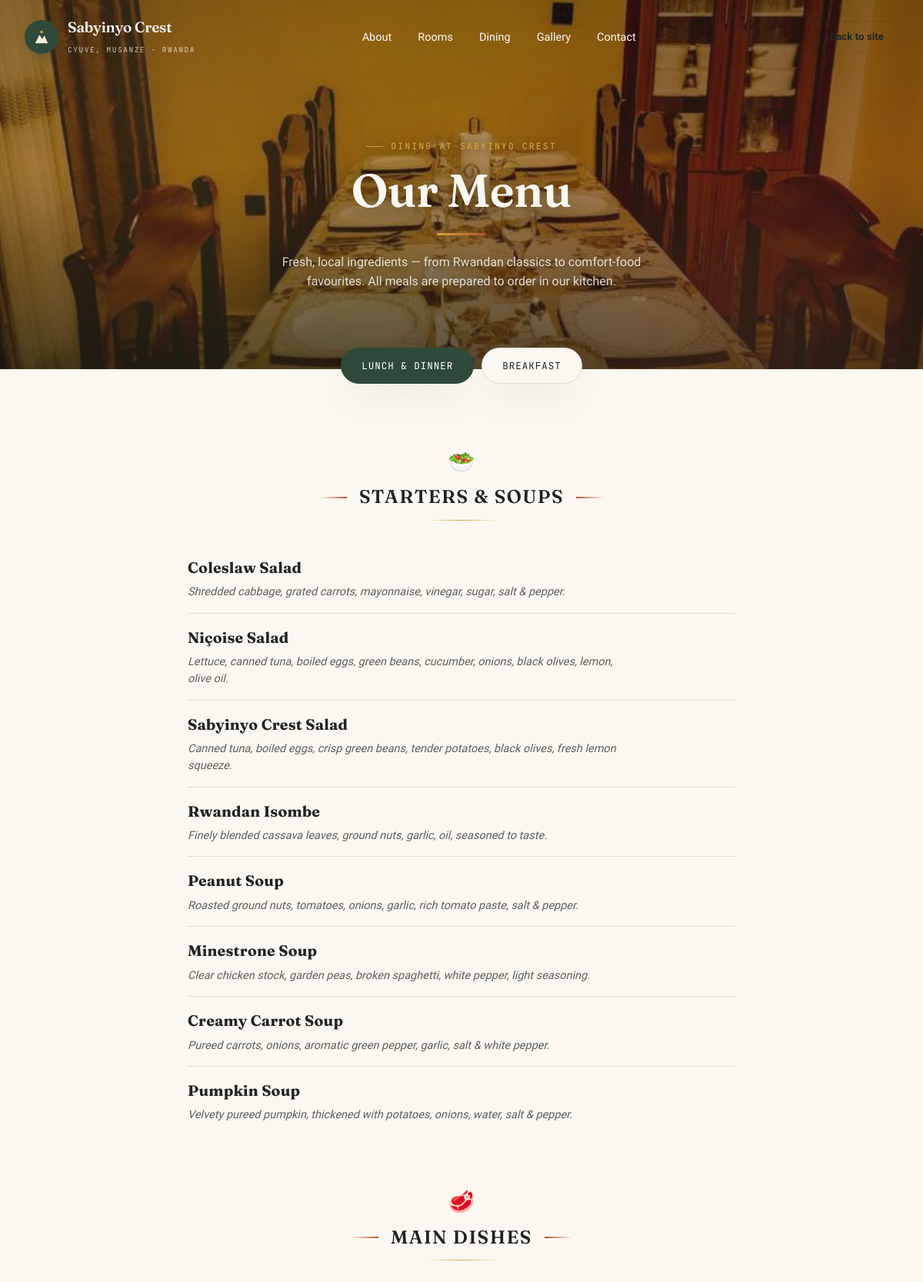
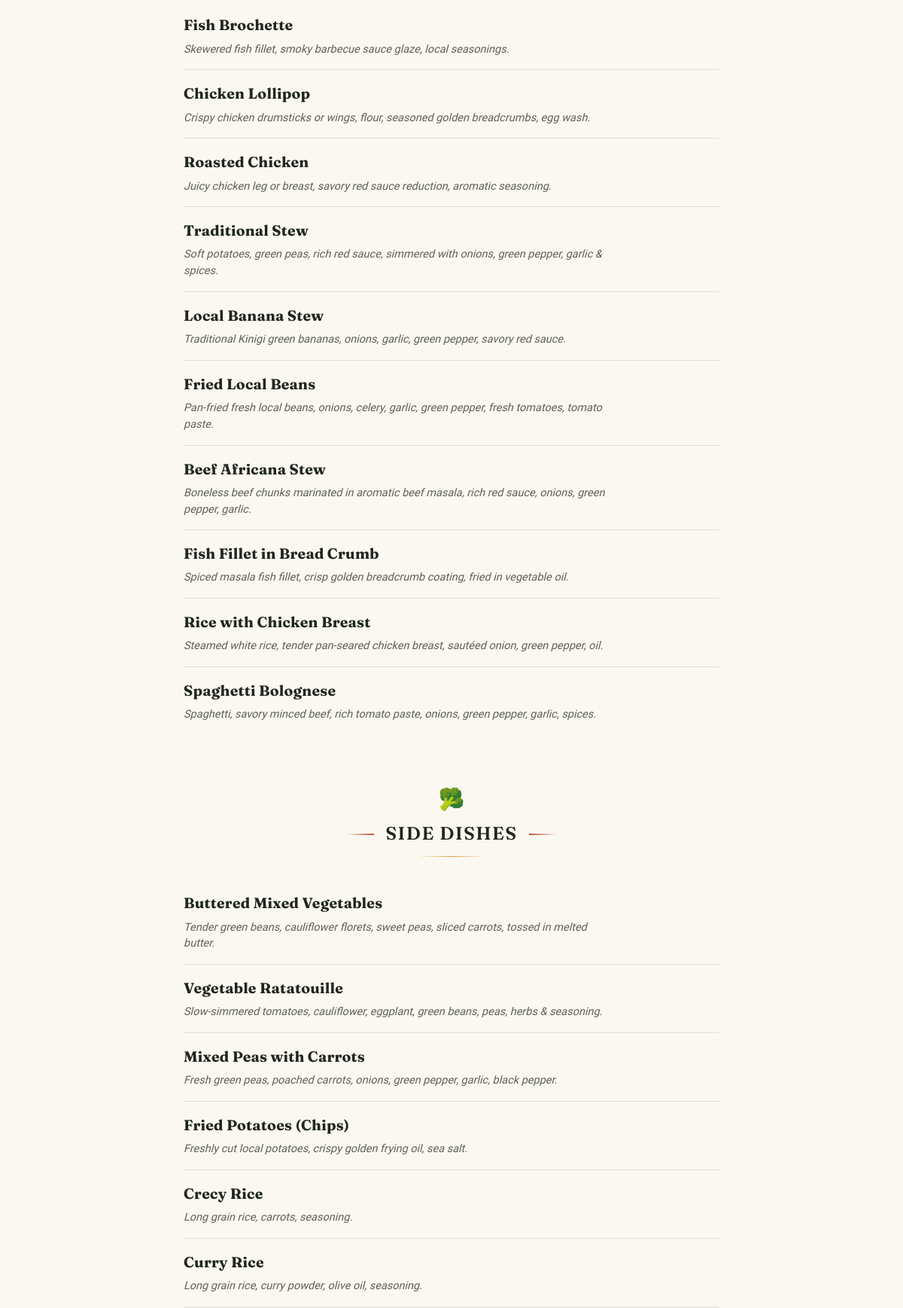
Page /menu.php (upper part) on the committed database (2 pictures, top to bottom).
### tables this page shows
CREATE TABLE `settings` (
  `id` int(11) NOT NULL DEFAULT 1,
  `brand_name` varchar(120) NOT NULL DEFAULT 'Sabyinyo Crest',
  `tagline` varchar(160) NOT NULL DEFAULT 'Cyuve, Musanze · Rwanda',
  `hero_title` varchar(255) NOT NULL DEFAULT 'Adventure begins just <em>outside your room</em>',
  `hero_subtitle` text DEFAULT NULL,
  `hero_image` varchar(255) DEFAULT 'assets/img/exterior_balcony_day.jpg',
  `welcome_body1` text DEFAULT NULL,
  `welcome_body2` text DEFAULT NULL,
  `testimonial_quote` varchar(500) DEFAULT NULL,
  `testimonial_image` varchar(255) DEFAULT 'assets/img/lounge_brickwall_tv.jpg',
  `footer_blurb` varchar(400) DEFAULT NULL,
  `reception_phone` varchar(40) DEFAULT '+250 791 330 698',
  `manager_phone` varchar(40) DEFAULT '+250 795 360 707',
  `whatsapp` varchar(20) DEFAULT '250791330698',
  `email` varchar(150) DEFAULT 'comforthotel10@gmail.com',
  `address` varchar(200) DEFAULT 'Cyuve, Musanze, Rwanda',
  `map_query` varchar(200) DEFAULT 'Sabyinyo Crest, Cyuve, Musanze, Rwanda',
  `facebook` varchar(255) DEFAULT '#',
  `twitter` varchar(255) DEFAULT '#',
  `instagram` varchar(255) DEFAULT '#',
  `reviews_count` int(11) DEFAULT 0,
  `reviews_url` varchar(255) DEFAULT '#',
  `video_enabled` tinyint(1) DEFAULT 0,
  `video_source` enum('upload','youtube') DEFAULT 'upload',
  `video_file` varchar(255) DEFAULT NULL,
  `video_youtube_id` varchar(50) DEFAULT NULL,
  `video_title` varchar(150) DEFAULT 'A Look Inside',
  `video_caption` varchar(300) DEFAULT 'Our guests, our team, and a taste of the Sabyinyo Crest experience.',
  `updated_at` datetime DEFAULT current_timestamp() ON UPDATE current_timestamp(),
  `dining_hero_image` varchar(255) DEFAULT 'assets/img/dining_formal_set.jpg'
);

CREATE TABLE `dining_slides` (
  `id` int(11) NOT NULL,
  `image` varchar(255) NOT NULL,
  `sort_order` int(11) DEFAULT 0
);

CREATE TABLE `menu_categories` (
  `id` int(11) NOT NULL,
  `menu_type` enum('breakfast','lunch_dinner') NOT NULL,
  `name` varchar(120) NOT NULL,
  `icon` varchar(10) DEFAULT '',
  `sort_order` int(11) DEFAULT 0
);

CREATE TABLE `menu_items` (
  `id` int(11) NOT NULL,
  `category_id` int(11) NOT NULL,
  `name` varchar(150) NOT NULL,
  `description` text DEFAULT NULL,
  `price` decimal(8,2) DEFAULT NULL,
  `sort_order` int(11) DEFAULT 0
);

### includes/db.php (called while the page is built, shortened)
<?php
function db(): PDO {
    static $pdo = null;
    if ($pdo === null) {
        $dsn = 'mysql:host=' . DB_HOST . ';dbname=' . DB_NAME . ';charset=' . DB_CHARSET;
        try {
            $pdo = new PDO($dsn, DB_USER, DB_PASS, [
                PDO::ATTR_ERRMODE            => PDO::ERRMODE_EXCEPTION,
                PDO::ATTR_DEFAULT_FETCH_MODE => PDO::FETCH_ASSOC,
                PDO::ATTR_EMULATE_PREPARES   => false,
            ]);
        } catch (PDOException $e) {
            http_response_code(500);
            die('Database connection failed. Please check config.php and make sure the database has been imported (see db.sql). Details: ' . htmlspecialchars($e->getMessage()));
        }
    }
    return $pdo;
}

### includes/functions.php (called while the page is built, shortened)
<?php
function e(?string $str): string {
    return htmlspecialchars($str ?? '', ENT_QUOTES, 'UTF-8');
}
function get_settings(): array {
    static $settings = null;
    if ($settings === null) {
        $stmt = db()->query('SELECT * FROM settings WHERE id = 1 LIMIT 1');
        $settings = $stmt->fetch() ?: [];
    }
    return $settings;
}
function get_menu(string $type): array {
    $stmt = db()->prepare('SELECT * FROM menu_categories WHERE menu_type = ? ORDER BY sort_order ASC, id ASC');
    $stmt->execute([$type]);
    $categories = $stmt->fetchAll();
    foreach ($categories as &$cat) {
        $istmt = db()->prepare('SELECT * FROM menu_items WHERE category_id = ? ORDER BY sort_order ASC, id ASC');
        $istmt->execute([$cat['id']]);
        $cat['items'] = $istmt->fetchAll();
    }
    return $categories;
}
function get_dining_slides(): array {
    return db()->query('SELECT * FROM dining_slides ORDER BY sort_order ASC, id ASC')->fetchAll();
}
function img_src(?string $path): string {
    return e($path);
}

### menu.php (the view, shortened to what this page needs)
<?php
$settings = get_settings();
$lunchDinner = get_menu('lunch_dinner');
$diningSlides = get_dining_slides();
function render_menu_categories(array $categories): void {
    foreach ($categories as $cat) {
        ?>
        <div class="menu-cat">
          <div class="menu-cat-head">
            <span class="icon"><?= e($cat['icon']) ?></span>
            <h2><?= e($cat['name']) ?></h2>
          </div>
          <div class="menu-cat-rule"></div>
          <?php foreach ($cat['items'] as $item): ?>
            <div class="menu-item">
              <div class="menu-item-top">
                <span class="menu-item-name"><?= e($item['name']) ?></span>
              </div>
              <?php if ($item['description']): ?><div class="menu-item-desc"><?= e($item['description']) ?></div><?php endif; ?>
            </div>
          <?php endforeach; ?>
        </div>
        <?php
    }
}
?>
<!DOCTYPE html>
<html lang="en">
<head>
<link rel="stylesheet" href="assets/css/style.css">
</head>
<body>
<nav id="nav" class="scrolled">
  <div class="container nav-inner">
    <a href="index.php" class="brand">
      <span class="brand-mark"><svg width="22" height="22" viewBox="0 0 24 24" fill="none"><path d="M3 21L9 9L13 15L16 10L21 21H3Z" fill="#F3ECDC"/><circle cx="12" cy="5" r="2" fill="#D6A13C"/></svg></span>
      <span><span class="brand-name" style="display:block;"><?= e($settings['brand_name']) ?></span><span class="brand-sub"><?= e($settings['tagline']) ?></span></span>
    </a>
    <ul class="nav-links" id="navLinks">
      <li><a href="index.php#about">About</a></li>
      <li><a href="index.php#rooms">Rooms</a></li>
      <li><a href="menu.php">Dining</a></li>
      <li><a href="index.php#gallery">Gallery</a></li>
      <li><a href="index.php#contact">Contact</a></li>
    </ul>
    <div class="nav-cta-wrap">
      <a href="index.php" class="btn btn-outline-dark btn-sm">← Back to site</a>
    </div>
  </div>
</nav>
<header class="menu-hero">
  <?php foreach ($diningSlides as $i => $slide): ?>
    <div class="menu-hero-bg <?= $i===0?'active':'' ?>" style="background-image:url('<?= img_src($slide['image']) ?>')"></div>
  <?php endforeach; ?>
  <div class="menu-hero-scrim"></div>
  <div class="eyebrow" style="justify-content:center;">Dining at <?= e($settings['brand_name']) ?></div>
  <h1>Our Menu</h1>
  <div class="menu-hero-divider"></div>
  <p>Fresh, local ingredients — from Rwandan classics to comfort-food favourites. All meals are prepared to order in our kitchen.</p>
</header>
<div class="menu-tabs">
  <button class="menu-tab active" data-panel="lunch">Lunch &amp; Dinner</button>
  <button class="menu-tab" data-panel="breakfast">Breakfast</button>
</div>
<div class="menu-body">
  <div class="menu-panel active" id="panel-lunch">
    <?php render_menu_categories($lunchDinner); ?>
  </div>
</div>
</body>
</html>

### assets/css/style.css (style rules this page uses)
:root { --ink:#20261F; --canopy:#2F4A3A; --canopy-light:#3E6350; --clay:#B75432; --clay-dark:#9A4327; --sand:#F3ECDC; --sand-deep:#E8DCC6; --marigold:#D6A13C; --mist:#8FA298; --paper:#FBF8F1; --ink-soft:rgba(32,38,31,0.72); --line:rgba(32,38,31,0.12); --shadow:0 20px 50px -20px rgba(32,38,31,0.35); --radius:14px; }
* { box-sizing:border-box; margin:0; padding:0; }
html { scroll-behavior:smooth; }
body { font-family:'Work Sans', sans-serif; background:var(--paper); color:var(--ink); line-height:1.6; -webkit-font-smoothing:antialiased; overflow-x:hidden; }
.container { max-width:1200px; margin:0 auto; padding:0 32px; }
h1,h2,h3,h4 { font-family:'Fraunces', serif; font-weight:600; line-height:1.12; letter-spacing:-0.01em; color:var(--ink); }
.eyebrow { font-family:'JetBrains Mono', monospace; font-size:11.5px; letter-spacing:0.18em; text-transform:uppercase; color:var(--clay); font-weight:500; display:flex; align-items:center; gap:10px; margin-bottom:14px; }
.eyebrow::before { content:""; width:22px; height:1.5px; background:var(--clay); }
.btn { font-family:'Work Sans', sans-serif; font-weight:600; font-size:14.5px; letter-spacing:0.01em; padding:15px 28px; border-radius:999px; border:none; cursor:pointer; display:inline-flex; align-items:center; gap:8px; transition:transform .25s ease, box-shadow .25s ease, background .25s ease; text-decoration:none; }
.btn-outline-dark { background:transparent; color:var(--ink); border:1.5px solid var(--line); }
.btn-sm { padding:10px 18px; font-size:13px; }
#nav { position:fixed; top:0; left:0; right:0; z-index:200; padding:20px 0; transition:background .35s ease, padding .35s ease, box-shadow .35s ease; }
.nav-inner { display:flex; align-items:center; justify-content:space-between; }
.brand { display:flex; align-items:center; gap:12px; text-decoration:none; }
.brand-mark { width:44px; height:44px; border-radius:50%; background:var(--canopy); display:flex; align-items:center; justify-content:center; flex-shrink:0; box-shadow:0 6px 16px -6px rgba(47,74,58,0.6); }
.brand-name { font-family:'Fraunces', serif; font-weight:600; font-size:19px; letter-spacing:-0.01em; }
.brand-sub { font-family:'JetBrains Mono', monospace; font-size:9.5px; letter-spacing:0.16em; text-transform:uppercase; opacity:0.6; }
#nav.on-hero .brand-name, #nav.on-hero .nav-links a { color:var(--paper); }
#nav.on-hero .brand-sub { color:var(--paper); opacity:0.75; }
.nav-links { display:flex; align-items:center; gap:34px; list-style:none; }
.nav-links a { text-decoration:none; color:var(--ink); font-size:14.5px; font-weight:500; position:relative; padding:4px 0; }
.nav-links a::after { content:""; position:absolute; bottom:-2px; left:0; width:0; height:1.5px; background:currentColor; transition:width .3s ease; }
.nav-cta-wrap { display:flex; align-items:center; gap:16px; }

### rows in the picture
settings: brand_name "Sabyinyo Crest", tagline "CYUVE, MUSANZE · RWANDA", brand_name "SABYINYO CREST"
dining_slides: image (picture)
menu_categories: icon "🥗", name "STARTERS & SOUPS"
menu_items: name "Coleslaw Salad", description "Shredded cabbage, grated carrots, mayonnaise, vinegar, sugar, salt & pepper."
menu_items: name "Niçoise Salad", description "Lettuce, canned tuna, boiled eggs, green beans, cucumber, onions, black olives, lemon, olive oil."
menu_items: name "Sabyinyo Crest Salad", description "Canned tuna, boiled eggs, crisp green beans, tender potatoes, black olives, fresh lemon squeeze."
menu_items: name "Rwandan Isombe", description "Finely blended cassava leaves, ground nuts, garlic, oil, seasoned to taste."
menu_items: name "Peanut Soup", description "Roasted ground nuts, tomatoes, onions, garlic, rich tomato paste, salt & pepper."
menu_items: name "Minestrone Soup", description "Clear chicken stock, garden peas, broken spaghetti, white pepper, light seasoning."
menu_items: name "Creamy Carrot Soup", description "Pureed carrots, onions, aromatic green pepper, garlic, salt & white pepper."
menu_items: name "Pumpkin Soup", description "Velvety pureed pumpkin, thickened with potatoes, onions, water, salt & pepper."
menu_categories: icon "🥩", name "MAIN DISHES"
menu_items: name "Fish Brochette", description "Skewered fish fillet, smoky barbecue sauce glaze, local seasonings."
menu_items: name "Chicken Lollipop", description "Crispy chicken drumsticks or wings, flour, seasoned golden breadcrumbs, egg wash."
menu_items: name "Roasted Chicken", description "Juicy chicken leg or breast, savory red sauce reduction, aromatic seasoning."
menu_items: name "Traditional Stew", description "Soft potatoes, green peas, rich red sauce, simmered with onions, green pepper, garlic & spices."
menu_items: name "Local Banana Stew", description "Traditional Kinigi green bananas, onions, garlic, green pepper, savory red sauce."
menu_items: name "Fried Local Beans", description "Pan-fried fresh local beans, onions, celery, garlic, green pepper, fresh tomatoes, tomato paste."
menu_items: name "Beef Africana Stew", description "Boneless beef chunks marinated in aromatic beef masala, rich red sauce, onions, green pepper, garlic."
menu_items: name "Fish Fillet in Bread Crumb", description "Spiced masala fish fillet, crisp golden breadcrumb coating, fried in vegetable oil."
menu_items: name "Rice with Chicken Breast", description "Steamed white rice, tender pan-seared chicken breast, sautéed onion, green pepper, oil."
menu_items: name "Spaghetti Bolognese", description "Spaghetti, savory minced beef, rich tomato paste, onions, green pepper, garlic, spices."
menu_categories: icon "🥦", name "SIDE DISHES"
menu_items: name "Buttered Mixed Vegetables", description "Tender green beans, cauliflower florets, sweet peas, sliced carrots, tossed in melted butter."
menu_items: name "Vegetable Ratatouille", description "Slow-simmered tomatoes, cauliflower, eggplant, green beans, peas, herbs & seasoning."
menu_items: name "Mixed Peas with Carrots", description "Fresh green peas, poached carrots, onions, green pepper, garlic, black pepper."
menu_items: name "Fried Potatoes (Chips)", description "Freshly cut local potatoes, crispy golden frying oil, sea salt."
menu_items: name "Crecy Rice", description "Long grain rice, carrots, seasoning."
menu_items: name "Curry Rice", description "Long grain rice, curry powder, olive oil, seasoning."
